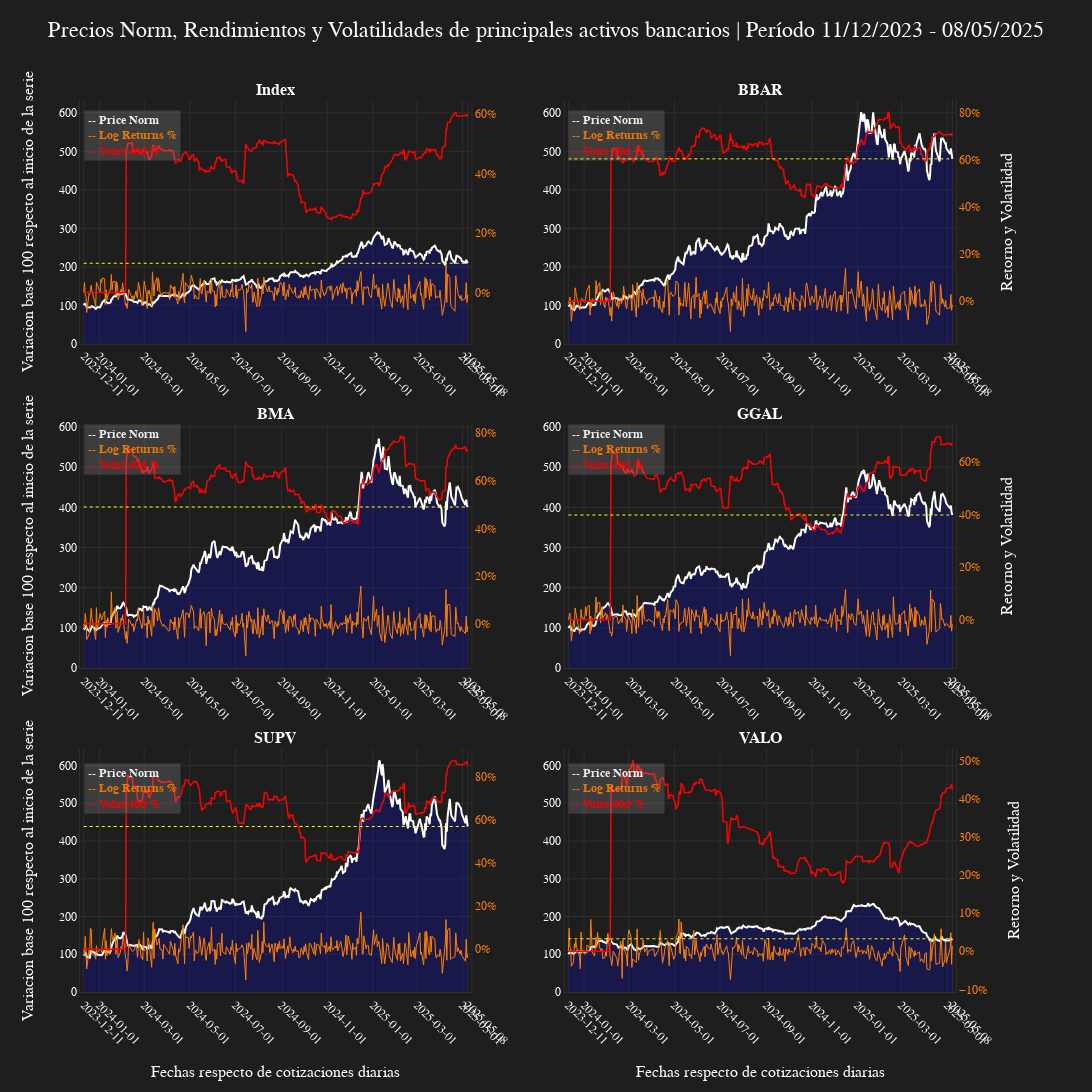

The cell this chart's notebook holds for it:
### Code cell
datos = prices_norm
# fecha_inicio = datos.index[0]
# fecha_fin = datos.index[-1]
fecha_inicio, fecha_fin = datos.index[[0, -1]]

periodo = f"{fecha_inicio.strftime('%d/%m/%Y')} - {fecha_fin.strftime('%d/%m/%Y')}"
graf_titulo = f'Precios Norm, Rendimientos y Volatilidades de principales activos bancarios | Período {periodo}'
eje_x_titulo = f'Fechas respecto de cotizaciones diarias'
eje_y_titulo_1 = f'Variacion base 100 respecto al inicio de la serie'
eje_y_titulo_2 = f'Retorno y Volatilidad'

eje_x = datos.index
dias_total = (fecha_fin - fecha_inicio).days
dias_extra = int(dias_total * 0.01)
x_min_extendido = fecha_inicio - pd.Timedelta(days=dias_extra)
x_max_extendido = fecha_fin + pd.Timedelta(days=dias_extra)

tickvals = pd.date_range(start=fecha_inicio, end=fecha_fin, freq='2MS').to_list()
if fecha_inicio not in tickvals: tickvals.insert(0, fecha_inicio)
if fecha_fin not in tickvals: tickvals.append(fecha_fin)

assets_graph = len(datos.columns)
rows_graph = (assets_graph // 2) + (assets_graph % 2)
cols_graph = 2


fig_volat = make_subplots(
	rows=rows_graph, cols=cols_graph,
	specs=[[{"secondary_y": True}, {"secondary_y": True}],
		[{"secondary_y": True}, {"secondary_y": True}],
		[{"secondary_y": True}, {"secondary_y": True}]],
	shared_xaxes=False, shared_yaxes=True, vertical_spacing=0.09, horizontal_spacing=0.10,
	subplot_titles=[f"<b>{col}</b>" for col in datos.columns]
)

for i, col in enumerate(datos.columns):
	rows_subplot = (i // cols_graph) + 1
	cols_subplot = (i % cols_graph) + 1

	data_price = datos[col].to_numpy()
	data_returns = returns_volat.iloc[:, 2*i].to_numpy()
	data_volat = returns_volat.iloc[:, 2*i+1].to_numpy()

	subplot_idx = i + 1  # Subplots empiezan en 1

	# 1) Precio normalizado - eje principal
	fig_volat.add_trace(go.Scatter(
		x=eje_x, y=data_price, mode='lines', line=dict(color=get_color(7), width=2),
		fillcolor='rgba(0, 0, 255, 0.2)', fill='tozeroy',	# Creamos la sombra
		name=f'Price Norm {col}', showlegend=False
	), row=rows_subplot, col=cols_subplot, secondary_y=False)

	# 2) Returns - eje secundario
	fig_volat.add_trace(go.Scatter(
		x=eje_x, y=data_returns, mode='lines', line=dict(color=get_color(1), width=1.0),
		name=f'Returns {col}', showlegend=False, yaxis=f'y{subplot_idx*2}'
	), row=rows_subplot, col=cols_subplot, secondary_y=True)

	# 3) Volatilidad - eje secundario
	fig_volat.add_trace(go.Scatter(
		x=eje_x, y=data_volat, mode='lines', line=dict(color=get_color(3), width=1.5),
		name=f'Volat_40 {col}', showlegend=False, yaxis=f'y{subplot_idx*2}'
	), row=rows_subplot, col=cols_subplot, secondary_y=True)

	# Agregamos linea de ultimo valor de Price
	fig_volat.add_shape(
		type="line", x0=min(eje_x), x1=max(eje_x), y0=data_price[-1], y1=data_price[-1],
		line=dict(color=get_color(4), width=1, dash="dot"
	), row=rows_subplot, col=cols_subplot)

	# Ejes X
	fig_volat.update_xaxes(
		type='date', tickvals=tickvals, tickformat='%Y-%m-%d', tickangle=45,
		range=[x_min_extendido, x_max_extendido], row=rows_subplot, col=cols_subplot)
	
	# Ejes Y primario
	fig_volat.update_yaxes(
		showticklabels=True, row=rows_subplot, col=cols_subplot, side='left')


# Anotaciones como leyendas
max_y_value = max([max(trace['y']) for trace in fig_volat.data if isinstance(trace['y'], (list, np.ndarray))])
x_pos = min(eje_x)
y_max = max_y_value

for i, col in enumerate(datos.columns):
	rows_subplot = (i // cols_graph) + 1
	cols_subplot = (i % cols_graph) + 1
	subplot_idx = i + 1  # Subplots empiezan en 1
	fig_volat.add_annotation(
		xref=f'x{2*subplot_idx-1}', yref=f'y{2*subplot_idx-1}', x=x_pos, y=y_max*0.99,
		xanchor="left", yanchor="top",
		text=(
			f"<b><span style='color:{get_color(7)};'>-- Price Norm</span><br>"
			f"<span style='color:{get_color(1)};'>-- Log Returns %</span><br>"
			f"<span style='color:{get_color(3)};'>-- Volat 40d %</span></b>"),
		align='left', font=dict(size=12), showarrow=False, 
		bordercolor="rgba(50,50,50,0.6)", borderwidth=0.8, borderpad=3, opacity=0.92,
		bgcolor="rgba(200, 200, 200, 0.20)", row=rows_subplot, col=cols_subplot)

# Títulos de ejes X
for col_id in range(1, cols_graph + 1):
	fig_volat.update_xaxes(title=dict(text=eje_x_titulo, standoff=20), row=rows_graph, col=col_id)

fig_volat.update_layout(
	width=1100, height=465*rows_graph, margin=dict(l=80, r=80, t=100, b=100), autosize=True, title=dict(text=graf_titulo, x=0.5, y=0.98))

# Agregamos las etiquetas y titulos primarios y secundarios del Eje Y
add_vertical_axis(
    fig_volat, assets_graph=assets_graph, cols_graph=cols_graph, title_primary=eje_y_titulo_1, color_primary=None, title_secondary=eje_y_titulo_2, color_secondary=get_color(1))

set_bloomberg_dark(fig_volat)
fig_volat.show()

### Figure 1 — Plotly figure (JSON) as saved in the notebook; plotly's stock layout.template omitted (floating-point values rounded to 4 significant figures; data arrays with more than 128 entries replaced by an {"elided": "..."} marker saying what was removed)
{"data": [{"fill": "tozeroy", "fillcolor": "rgba(0, 0, 255, 0.2)", "line": {"color": "#FFFFFF", "width": 2}, "mode": "lines", "name": "Price Norm Index", "showlegend": false, "type": "scatter", "x": {"elided": "343 str values"}, "xaxis": "x", "y": {"elided": "343 float values"}, "yaxis": "y"}, {"line": {"color": "#FF8000", "width": 1}, "mode": "lines", "name": "Returns Index", "showlegend": false, "type": "scatter", "x": {"elided": "343 str values"}, "xaxis": "x", "y": {"elided": "343 float values"}, "yaxis": "y2"}, {"line": {"color": "#FF0000", "width": 1.5}, "mode": "lines", "name": "Volat_40 Index", "showlegend": false, "type": "scatter", "x": {"elided": "343 str values"}, "xaxis": "x", "y": {"elided": "343 float values"}, "yaxis": "y2"}, {"fill": "tozeroy", "fillcolor": "rgba(0, 0, 255, 0.2)", "line": {"color": "#FFFFFF", "width": 2}, "mode": "lines", "name": "Price Norm BBAR", "showlegend": false, "type": "scatter", "x": {"elided": "343 str values"}, "xaxis": "x2", "y": {"elided": "343 float values"}, "yaxis": "y3"}, {"line": {"color": "#FF8000", "width": 1}, "mode": "lines", "name": "Returns BBAR", "showlegend": false, "type": "scatter", "x": {"elided": "343 str values"}, "xaxis": "x2", "y": {"elided": "343 float values"}, "yaxis": "y4"}, {"line": {"color": "#FF0000", "width": 1.5}, "mode": "lines", "name": "Volat_40 BBAR", "showlegend": false, "type": "scatter", "x": {"elided": "343 str values"}, "xaxis": "x2", "y": {"elided": "343 float values"}, "yaxis": "y4"}, {"fill": "tozeroy", "fillcolor": "rgba(0, 0, 255, 0.2)", "line": {"color": "#FFFFFF", "width": 2}, "mode": "lines", "name": "Price Norm BMA", "showlegend": false, "type": "scatter", "x": {"elided": "343 str values"}, "xaxis": "x3", "y": {"elided": "343 float values"}, "yaxis": "y5"}, {"line": {"color": "#FF8000", "width": 1}, "mode": "lines", "name": "Returns BMA", "showlegend": false, "type": "scatter", "x": {"elided": "343 str values"}, "xaxis": "x3", "y": {"elided": "343 float values"}, "yaxis": "y6"}, {"line": {"color": "#FF0000", "width": 1.5}, "mode": "lines", "name": "Volat_40 BMA", "showlegend": false, "type": "scatter", "x": {"elided": "343 str values"}, "xaxis": "x3", "y": {"elided": "343 float values"}, "yaxis": "y6"}, {"fill": "tozeroy", "fillcolor": "rgba(0, 0, 255, 0.2)", "line": {"color": "#FFFFFF", "width": 2}, "mode": "lines", "name": "Price Norm GGAL", "showlegend": false, "type": "scatter", "x": {"elided": "343 str values"}, "xaxis": "x4", "y": {"elided": "343 float values"}, "yaxis": "y7"}, {"line": {"color": "#FF8000", "width": 1}, "mode": "lines", "name": "Returns GGAL", "showlegend": false, "type": "scatter", "x": {"elided": "343 str values"}, "xaxis": "x4", "y": {"elided": "343 float values"}, "yaxis": "y8"}, {"line": {"color": "#FF0000", "width": 1.5}, "mode": "lines", "name": "Volat_40 GGAL", "showlegend": false, "type": "scatter", "x": {"elided": "343 str values"}, "xaxis": "x4", "y": {"elided": "343 float values"}, "yaxis": "y8"}, {"fill": "tozeroy", "fillcolor": "rgba(0, 0, 255, 0.2)", "line": {"color": "#FFFFFF", "width": 2}, "mode": "lines", "name": "Price Norm SUPV", "showlegend": false, "type": "scatter", "x": {"elided": "343 str values"}, "xaxis": "x5", "y": {"elided": "343 float values"}, "yaxis": "y9"}, {"line": {"color": "#FF8000", "width": 1}, "mode": "lines", "name": "Returns SUPV", "showlegend": false, "type": "scatter", "x": {"elided": "343 str values"}, "xaxis": "x5", "y": {"elided": "343 float values"}, "yaxis": "y10"}, {"line": {"color": "#FF0000", "width": 1.5}, "mode": "lines", "name": "Volat_40 SUPV", "showlegend": false, "type": "scatter", "x": {"elided": "343 str values"}, "xaxis": "x5", "y": {"elided": "343 float values"}, "yaxis": "y10"}, {"fill": "tozeroy", "fillcolor": "rgba(0, 0, 255, 0.2)", "line": {"color": "#FFFFFF", "width": 2}, "mode": "lines", "name": "Price Norm VALO", "showlegend": false, "type": "scatter", "x": {"elided": "343 str values"}, "xaxis": "x6", "y": {"elided": "343 float values"}, "yaxis": "y11"}, {"line": {"color": "#FF8000", "width": 1}, "mode": "lines", "name": "Returns VALO", "showlegend": false, "type": "scatter", "x": {"elided": "343 str values"}, "xaxis": "x6", "y": {"elided": "343 float values"}, "yaxis": "y12"}, {"line": {"color": "#FF0000", "width": 1.5}, "mode": "lines", "name": "Volat_40 VALO", "showlegend": false, "type": "scatter", "x": {"elided": "343 str values"}, "xaxis": "x6", "y": {"elided": "343 float values"}, "yaxis": "y12"}], "layout": {"annotations": [{"font": {"size": 16}, "showarrow": false, "text": "<b>Index</b>", "x": 0.21, "xanchor": "center", "xref": "paper", "y": 1, "yanchor": "bottom", "yref": "paper"}, {"font": {"size": 16}, "showarrow": false, "text": "<b>BBAR</b>", "x": 0.73, "xanchor": "center", "xref": "paper", "y": 1, "yanchor": "bottom", "yref": "paper"}, {"font": {"size": 16}, "showarrow": false, "text": "<b>BMA</b>", "x": 0.21, "xanchor": "center", "xref": "paper", "y": 0.6367, "yanchor": "bottom", "yref": "paper"}, {"font": {"size": 16}, "showarrow": false, "text": "<b>GGAL</b>", "x": 0.73, "xanchor": "center", "xref": "paper", "y": 0.6367, "yanchor": "bottom", "yref": "paper"}, {"font": {"size": 16}, "showarrow": false, "text": "<b>SUPV</b>", "x": 0.21, "xanchor": "center", "xref": "paper", "y": 0.2733, "yanchor": "bottom", "yref": "paper"}, {"font": {"size": 16}, "showarrow": false, "text": "<b>VALO</b>", "x": 0.73, "xanchor": "center", "xref": "paper", "y": 0.2733, "yanchor": "bottom", "yref": "paper"}, {"align": "left", "bgcolor": "rgba(200, 200, 200, 0.20)", "bordercolor": "rgba(50,50,50,0.6)", "borderpad": 3, "borderwidth": 0.8, "font": {"size": 12}, "opacity": 0.92, "showarrow": false, "text": "<b><span style='color:#FFFFFF;'>-- Price Norm</span><br><span style='color:#FF8000;'>-- Log Returns %</span><br><span style='color:#FF0000;'>-- Volat 40d %</span></b>", "x": "2023-12-11T00:00:00", "xanchor": "left", "xref": "x", "y": 607.4, "yanchor": "top", "yref": "y"}, {"align": "left", "bgcolor": "rgba(200, 200, 200, 0.20)", "bordercolor": "rgba(50,50,50,0.6)", "borderpad": 3, "borderwidth": 0.8, "font": {"size": 12}, "opacity": 0.92, "showarrow": false, "text": "<b><span style='color:#FFFFFF;'>-- Price Norm</span><br><span style='color:#FF8000;'>-- Log Returns %</span><br><span style='color:#FF0000;'>-- Volat 40d %</span></b>", "x": "2023-12-11T00:00:00", "xanchor": "left", "xref": "x2", "y": 607.4, "yanchor": "top", "yref": "y3"}, {"align": "left", "bgcolor": "rgba(200, 200, 200, 0.20)", "bordercolor": "rgba(50,50,50,0.6)", "borderpad": 3, "borderwidth": 0.8, "font": {"size": 12}, "opacity": 0.92, "showarrow": false, "text": "<b><span style='color:#FFFFFF;'>-- Price Norm</span><br><span style='color:#FF8000;'>-- Log Returns %</span><br><span style='color:#FF0000;'>-- Volat 40d %</span></b>", "x": "2023-12-11T00:00:00", "xanchor": "left", "xref": "x3", "y": 607.4, "yanchor": "top", "yref": "y5"}, {"align": "left", "bgcolor": "rgba(200, 200, 200, 0.20)", "bordercolor": "rgba(50,50,50,0.6)", "borderpad": 3, "borderwidth": 0.8, "font": {"size": 12}, "opacity": 0.92, "showarrow": false, "text": "<b><span style='color:#FFFFFF;'>-- Price Norm</span><br><span style='color:#FF8000;'>-- Log Returns %</span><br><span style='color:#FF0000;'>-- Volat 40d %</span></b>", "x": "2023-12-11T00:00:00", "xanchor": "left", "xref": "x4", "y": 607.4, "yanchor": "top", "yref": "y7"}, {"align": "left", "bgcolor": "rgba(200, 200, 200, 0.20)", "bordercolor": "rgba(50,50,50,0.6)", "borderpad": 3, "borderwidth": 0.8, "font": {"size": 12}, "opacity": 0.92, "showarrow": false, "text": "<b><span style='color:#FFFFFF;'>-- Price Norm</span><br><span style='color:#FF8000;'>-- Log Returns %</span><br><span style='color:#FF0000;'>-- Volat 40d %</span></b>", "x": "2023-12-11T00:00:00", "xanchor": "left", "xref": "x5", "y": 607.4, "yanchor": "top", "yref": "y9"}, {"align": "left", "bgcolor": "rgba(200, 200, 200, 0.20)", "bordercolor": "rgba(50,50,50,0.6)", "borderpad": 3, "borderwidth": 0.8, "font": {"size": 12}, "opacity": 0.92, "showarrow": false, "text": "<b><span style='color:#FFFFFF;'>-- Price Norm</span><br><span style='color:#FF8000;'>-- Log Returns %</span><br><span style='color:#FF0000;'>-- Volat 40d %</span></b>", "x": "2023-12-11T00:00:00", "xanchor": "left", "xref": "x6", "y": 607.4, "yanchor": "top", "yref": "y11"}], "autosize": true, "height": 1395, "margin": {"b": 100, "l": 80, "r": 80, "t": 100}, "shapes": [{"line": {"color": "#FFFF00", "dash": "dot", "width": 1}, "type": "line", "x0": "2023-12-11T00:00:00", "x1": "2025-05-08T00:00:00", "xref": "x", "y0": 209.2, "y1": 209.2, "yref": "y"}, {"line": {"color": "#FFFF00", "dash": "dot", "width": 1}, "type": "line", "x0": "2023-12-11T00:00:00", "x1": "2025-05-08T00:00:00", "xref": "x2", "y0": 480.5, "y1": 480.5, "yref": "y3"}, {"line": {"color": "#FFFF00", "dash": "dot", "width": 1}, "type": "line", "x0": "2023-12-11T00:00:00", "x1": "2025-05-08T00:00:00", "xref": "x3", "y0": 400.9, "y1": 400.9, "yref": "y5"}, {"line": {"color": "#FFFF00", "dash": "dot", "width": 1}, "type": "line", "x0": "2023-12-11T00:00:00", "x1": "2025-05-08T00:00:00", "xref": "x4", "y0": 380.9, "y1": 380.9, "yref": "y7"}, {"line": {"color": "#FFFF00", "dash": "dot", "width": 1}, "type": "line", "x0": "2023-12-11T00:00:00", "x1": "2025-05-08T00:00:00", "xref": "x5", "y0": 438.4, "y1": 438.4, "yref": "y9"}, {"line": {"color": "#FFFF00", "dash": "dot", "width": 1}, "type": "line", "x0": "2023-12-11T00:00:00", "x1": "2025-05-08T00:00:00", "xref": "x6", "y0": 140.9, "y1": 140.9, "yref": "y11"}], "title": {"text": "Precios Norm, Rendimientos y Volatilidades de principales activos bancarios | Período 11/12/2023 - 08/05/2025", "x": 0.5, "y": 0.98}, "width": 1100, "xaxis": {"anchor": "y", "domain": [0, 0.42], "range": ["2023-12-06T00:00:00", "2025-05-13T00:00:00"], "tickangle": 45, "tickformat": "%Y-%m-%d", "tickvals": ["2023-12-11T00:00:00", "2024-01-01T00:00:00", "2024-03-01T00:00:00", "2024-05-01T00:00:00", "2024-07-01T00:00:00", "2024-09-01T00:00:00", "2024-11-01T00:00:00", "2025-01-01T00:00:00", "2025-03-01T00:00:00", "2025-05-01T00:00:00", "2025-05-08T00:00:00"], "type": "date"}, "xaxis2": {"anchor": "y3", "domain": [0.52, 0.94], "range": ["2023-12-06T00:00:00", "2025-05-13T00:00:00"], "tickangle": 45, "tickformat": "%Y-%m-%d", "tickvals": ["2023-12-11T00:00:00", "2024-01-01T00:00:00", "2024-03-01T00:00:00", "2024-05-01T00:00:00", "2024-07-01T00:00:00", "2024-09-01T00:00:00", "2024-11-01T00:00:00", "2025-01-01T00:00:00", "2025-03-01T00:00:00", "2025-05-01T00:00:00", "2025-05-08T00:00:00"], "type": "date"}, "xaxis3": {"anchor": "y5", "domain": [0, 0.42], "range": ["2023-12-06T00:00:00", "2025-05-13T00:00:00"], "tickangle": 45, "tickformat": "%Y-%m-%d", "tickvals": ["2023-12-11T00:00:00", "2024-01-01T00:00:00", "2024-03-01T00:00:00", "2024-05-01T00:00:00", "2024-07-01T00:00:00", "2024-09-01T00:00:00", "2024-11-01T00:00:00", "2025-01-01T00:00:00", "2025-03-01T00:00:00", "2025-05-01T00:00:00", "2025-05-08T00:00:00"], "type": "date"}, "xaxis4": {"anchor": "y7", "domain": [0.52, 0.94], "range": ["2023-12-06T00:00:00", "2025-05-13T00:00:00"], "tickangle": 45, "tickformat": "%Y-%m-%d", "tickvals": ["2023-12-11T00:00:00", "2024-01-01T00:00:00", "2024-03-01T00:00:00", "2024-05-01T00:00:00", "2024-07-01T00:00:00", "2024-09-01T00:00:00", "2024-11-01T00:00:00", "2025-01-01T00:00:00", "2025-03-01T00:00:00", "2025-05-01T00:00:00", "2025-05-08T00:00:00"], "type": "date"}, "xaxis5": {"anchor": "y9", "domain": [0, 0.42], "range": ["2023-12-06T00:00:00", "2025-05-13T00:00:00"], "tickangle": 45, "tickformat": "%Y-%m-%d", "tickvals": ["2023-12-11T00:00:00", "2024-01-01T00:00:00", "2024-03-01T00:00:00", "2024-05-01T00:00:00", "2024-07-01T00:00:00", "2024-09-01T00:00:00", "2024-11-01T00:00:00", "2025-01-01T00:00:00", "2025-03-01T00:00:00", "2025-05-01T00:00:00", "2025-05-08T00:00:00"], "title": {"standoff": 20, "text": "Fechas respecto de cotizaciones diarias"}, "type": "date"}, "xaxis6": {"anchor": "y11", "domain": [0.52, 0.94], "range": ["2023-12-06T00:00:00", "2025-05-13T00:00:00"], "tickangle": 45, "tickformat": "%Y-%m-%d", "tickvals": ["2023-12-11T00:00:00", "2024-01-01T00:00:00", "2024-03-01T00:00:00", "2024-05-01T00:00:00", "2024-07-01T00:00:00", "2024-09-01T00:00:00", "2024-11-01T00:00:00", "2025-01-01T00:00:00", "2025-03-01T00:00:00", "2025-05-01T00:00:00", "2025-05-08T00:00:00"], "title": {"standoff": 20, "text": "Fechas respecto de cotizaciones diarias"}, "type": "date"}, "yaxis": {"anchor": "x", "domain": [0.7267, 1], "showgrid": true, "showticklabels": true, "side": "left", "title": {"standoff": 20, "text": "Variacion base 100 respecto al inicio de la serie"}, "zeroline": false}, "yaxis10": {"anchor": "x5", "overlaying": "y9", "showgrid": false, "showticklabels": true, "side": "right", "tickfont": {"color": "#FF8000"}, "tickformat": ".0%", "zeroline": false}, "yaxis11": {"anchor": "x6", "domain": [0, 0.2733], "matches": "y9", "showgrid": true, "showticklabels": true, "side": "left", "zeroline": false}, "yaxis12": {"anchor": "x6", "overlaying": "y11", "showgrid": false, "showticklabels": true, "side": "right", "tickfont": {"color": "#FF8000"}, "tickformat": ".0%", "title": {"standoff": 20, "text": "Retorno y Volatilidad"}, "zeroline": false}, "yaxis2": {"anchor": "x", "overlaying": "y", "showgrid": false, "showticklabels": true, "side": "right", "tickfont": {"color": "#FF8000"}, "tickformat": ".0%", "zeroline": false}, "yaxis3": {"anchor": "x2", "domain": [0.7267, 1], "matches": "y", "showgrid": true, "showticklabels": true, "side": "left", "zeroline": false}, "yaxis4": {"anchor": "x2", "overlaying": "y3", "showgrid": false, "showticklabels": true, "side": "right", "tickfont": {"color": "#FF8000"}, "tickformat": ".0%", "title": {"standoff": 20, "text": "Retorno y Volatilidad"}, "zeroline": false}, "yaxis5": {"anchor": "x3", "domain": [0.3633, 0.6367], "showgrid": true, "showticklabels": true, "side": "left", "title": {"standoff": 20, "text": "Variacion base 100 respecto al inicio de la serie"}, "zeroline": false}, "yaxis6": {"anchor": "x3", "overlaying": "y5", "showgrid": false, "showticklabels": true, "side": "right", "tickfont": {"color": "#FF8000"}, "tickformat": ".0%", "zeroline": false}, "yaxis7": {"anchor": "x4", "domain": [0.3633, 0.6367], "matches": "y5", "showgrid": true, "showticklabels": true, "side": "left", "zeroline": false}, "yaxis8": {"anchor": "x4", "overlaying": "y7", "showgrid": false, "showticklabels": true, "side": "right", "tickfont": {"color": "#FF8000"}, "tickformat": ".0%", "title": {"standoff": 20, "text": "Retorno y Volatilidad"}, "zeroline": false}, "yaxis9": {"anchor": "x5", "domain": [0, 0.2733], "showgrid": true, "showticklabels": true, "side": "left", "title": {"standoff": 20, "text": "Variacion base 100 respecto al inicio de la serie"}, "zeroline": false}}}
